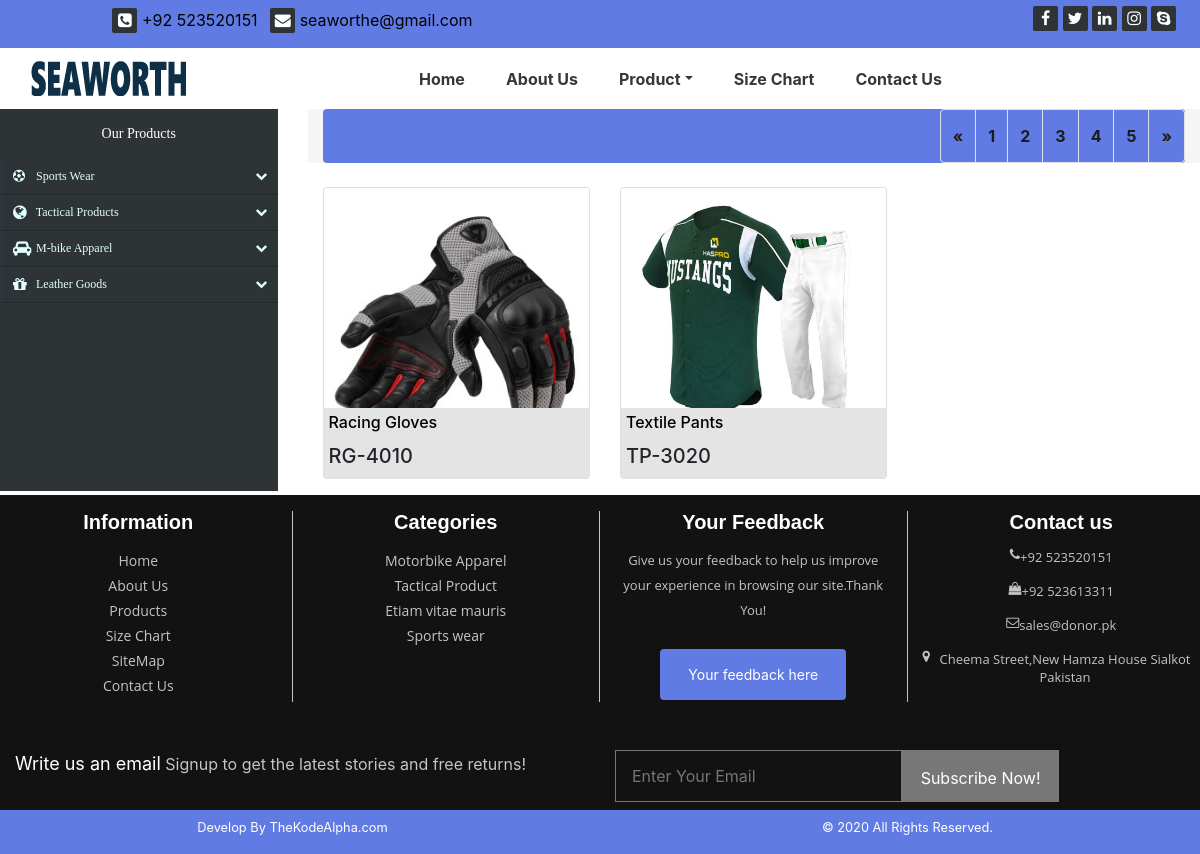
The page /product-detail.php?id=20 on the database its author committed.
### tables this page shows
CREATE TABLE `product` (
  `id` int(5) NOT NULL,
  `product_id` varchar(100) NOT NULL,
  `product_name` varchar(1000) NOT NULL,
  `product_image` varchar(5000) NOT NULL,
  `product_description` text NOT NULL,
  `cat_id` int(100) NOT NULL
);

### product-detail.php (the view, shortened to what this page needs)
<?php include("header.php"); ?>
<body>
<section>
    <div class="row">
        <div class="col-md-3">
            <div class="nav-side-menu">
                <div class="brand">Our Products</div>
                <div class="menu-list">
                    <ul id="menu-content" class="menu-content collapse out">
                        <li data-toggle="collapse" data-target="#products" class="collapsed">
                            <a href="#"><i class="fa fa-futbol-o"></i> Sports Wear <span class=" arrow"></span></a>
                        </li>
                        <li data-toggle="collapse" data-target="#service" class="collapsed">
                            <a href="#"><i class="fa fa-globe fa-lg"></i> Tactical Products </a>
                        </li>
                        <li data-toggle="collapse" data-target="#new" class="collapsed">
                            <a href="#"><i class="fa fa-car fa-lg"></i> M-bike Apparel </a>
                        </li>
                        <li data-toggle="collapse" data-target="#lg" class="collapsed">
                            <a href="#"><i class="fa fa-gift fa-lg"></i> Leather Goods </a>
                        </li>
                    </ul>
                </div>
            </div>
        </div>
        <div class="col-md-9">
            <div class="container-fluid pagi">
                <div class="pagination justify-content-end">
                    <nav aria-label="Page navigation example">
                        <ul class="pagination pagination-circle pg-light">
                            <li class="page-item  ml-5">
                                <a class="page-link " aria-label="Previous">
                                    <span aria-hidden="true">&laquo;</span>
                                </a>
                            </li>
                            <li class="page-item"><a class="page-link ">1</a></li>
                            <li class="page-item"><a class="page-link ">2</a></li>
                            <li class="page-item"><a class="page-link ">3</a></li>
                            <li class="page-item"><a class="page-link ">4</a></li>
                            <li class="page-item"><a class="page-link ">5</a></li>
                            <li class="page-item  ">
                                <a class="page-link " aria-label="Next">
                                    <span aria-hidden="true">&raquo;</span>
                                </a>
                            </li>
                        </ul>
                    </nav>
                </div>
            </div>
            <div class="container" id="product-container">
                <div class="row mt-4">
                    <?php
                    include("connection.php");
                    $id=$_GET['id'];
                    if ($id) {
                        $query = "SELECT * FROM product WHERE cat_id IN(select id from categories where parent_id=".$id.")";
                    } else {
                        $query = "SELECT  `product_id`, `product_name`, `product_image`, `product_description`
                                  FROM `product`  order by id ASC";
                    }
                    $data = mysqli_query($conn, $query);
                    $display = mysqli_num_rows($data);
                    if ($display > 0) {
                        while ($result = mysqli_fetch_array($data)) {
                            ?>
                            <div class="col-sm-6 col-md-4  col-lg-4">
                                <figure class="card card-product ">
                                    <div class="img-wrap">
                                        <img src="assets/images/img-grid/<?php echo trim($result['product_image']); ?>"
                                             alt="Product Image" class="img-fluid">
                                    </div>
                                    <figcaption class="info-wrap">
                                        <h6 class="title text-dots"><a
                                                href="#"><?php echo $result['product_name']; ?></a></h6>
                                        <div class="action-wrap">
                                            <div class="price-wrap h5">
                                                <span class="price-new"><?php echo $result['product_id']; ?></span>
                                            </div>
                                        </div>
                                    </figcaption>
                                </figure>
                            </div>
                            <?php
                        }
                    }
                    ?>
                </div>
            </div>
        </div>
    </div>
</section>
<?php include("footer.php"); ?>
</body>

### assets/css/stylesheet.css (style rules this page uses)
body { overflow-x: hidden; }
.container-fluid { background-color: whitesmoke; overflow: hidden; }
.pagination { background-color: rgb(96, 123, 228); height: 54px; width: 100% !important; }
.pagination nav ul li a { color: rgb(29, 27, 27) !important; font-weight: bold; padding-top: 1rem; padding-bottom: 1rem; background-color: rgb(96, 123, 228); }
.card-product:after { content: ""; display: table; clear: both; visibility: hidden; }
.card-product .price-new, .card-product .price { margin-right: 5px; }
.card-product .img-wrap { border-radius: 3px 3px 0 0; overflow: hidden; position: relative; height: 220px; text-align: center; }
.card-product .img-wrap img { object-fit: cover; max-height: fit-content !important; }
.card-product .info-wrap { overflow: hidden; padding: 5px; background: #e4e4e4; height: 70px; }
.card-product .info-wrap h6 a { color: #000; }
.card-product .action-wrap { padding-top: 4px; margin-top: 4px; }
.card-product .title { margin-top: 0; }
.nav-side-menu { overflow: hidden; font-family: verdana; font-size: 12px; font-weight: 200; background: #2e3336; position: fixed-left; top: 0px; width: 100%; height: 99%; color: #e1ffff; }
.nav-side-menu .brand { line-height: 50px; display: block; text-align: center; font-size: 14px; color: white; }
.nav-side-menu ul, .nav-side-menu li { list-style: none; padding: 0px; margin: 0px; line-height: 35px; cursor: pointer; }
.nav-side-menu li { padding-left: 0px; border-left: 3px solid #2e353d; border-bottom: 1px solid #23282e; }
.nav-side-menu li a { text-decoration: none; color: #e1ffff; }
.nav-side-menu li a i { padding-left: 10px; width: 20px; padding-right: 20px; }
@media (min-width: 768px) { .nav-side-menu .menu-list .menu-content { display: block; } }
body { margin: 0px; padding: 0px; }

### rows shown on the page
product: product_image (picture), product_name "Racing Gloves", product "RG-4010"
product: product_image (picture), product_name "Textile Pants", product "TP-3020"
